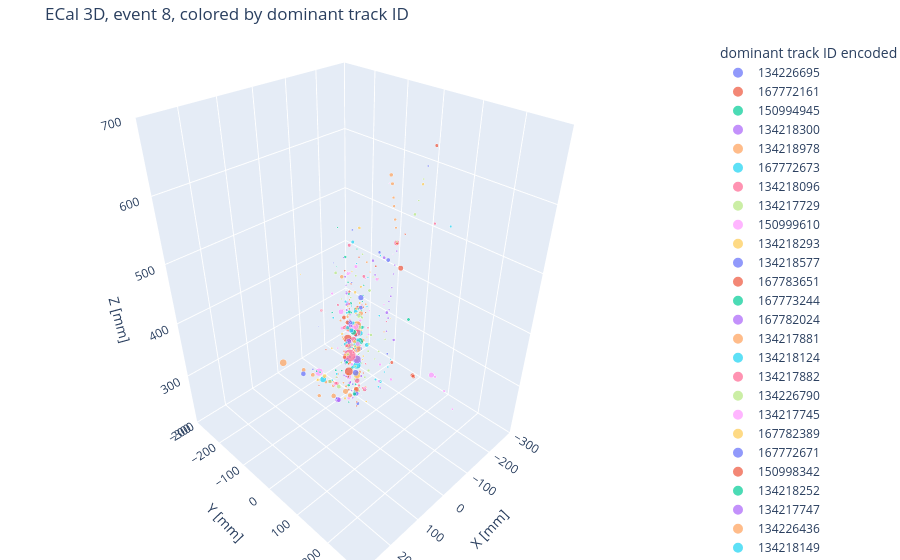

Write notebook code for a chart like this one.
### Code cell
import pandas as pd
import plotly.express as px

event_plot_df = hits_df.copy()

def decode_dominant_track_id(encoded_id):
    if pd.isna(encoded_id) or int(encoded_id) < 0:
        return {
            "dominant_track_id_encoded": int(encoded_id) if not pd.isna(encoded_id) else pd.NA,
            "dominant_track_id_version": pd.NA,
            "dominant_track_id_event_index": pd.NA,
            "dominant_track_id_decoded": pd.NA,
        }

    decoded = decode_track_id(int(encoded_id))
    return {
        "dominant_track_id_encoded": decoded["raw"],
        "dominant_track_id_version": decoded["version"],
        "dominant_track_id_event_index": decoded["event_index"],
        "dominant_track_id_decoded": decoded["track_id"],
    }

decoded_track_ids = event_plot_df["dominant_track_id"].apply(decode_dominant_track_id).apply(pd.Series)
event_plot_df = event_plot_df.join(decoded_track_ids)

event_plot_df["track_str"] = event_plot_df["dominant_track_id"].astype(str)
event_plot_df["origin_str"] = event_plot_df["dominant_origin"].astype(str)
event_plot_df["pdg_str"] = event_plot_df["dominant_pdg"].astype(str)

fig = px.scatter_3d(
    event_plot_df,
    x="x",
    y="y",
    z="z",
    color="track_str",   # change to "origin_str" if you want
    size="hit_edep",
    hover_data={
        "hit_idx": True,
        "hit_id": True,
        "hit_edep": ':.3f',
        "dominant_track_id": False,
        "dominant_track_id_encoded": True,
        "dominant_track_id_decoded": True,
        "dominant_track_id_version": True,
        "dominant_track_id_event_index": True,
        "dominant_origin": True,
        "dominant_pdg": True,
        "dominant_frac": ':.3f',
        "n_contribs": True,
        "is_mixed": True,
        "all_track_ids": True,
        "all_origins": True,
        "x": ':.2f',
        "y": ':.2f',
        "z": ':.2f',
    },
    labels={
        "track_str": "dominant track ID encoded",
        "dominant_track_id_encoded": "dominant track ID encoded",
        "dominant_track_id_decoded": "dominant track ID decoded track_id",
        "dominant_track_id_version": "dominant track ID decoded version",
        "dominant_track_id_event_index": "dominant track ID decoded event_index",
    },
    title=f"ECal 3D, event {event_idx}, colored by dominant track ID",
)

fig.update_layout(
    scene=dict(
        xaxis_title="X [mm]",
        yaxis_title="Y [mm]",
        zaxis_title="Z [mm]",
        xaxis=dict(range=[-300, 300]),
        yaxis=dict(range=[-300, 300]),
        zaxis=dict(range=[200, 700]),
    ),
    margin=dict(l=0, r=0, b=0, t=40),
)

fig.show()
